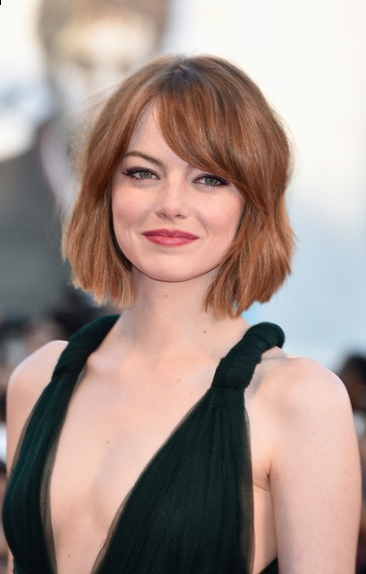
#> input picture B_Vision/C_Theory_Implementations/images/4.jpg, 366 x 574 px
$ python canny.py --image images/4.jpg
#> lines starting #> are read from the running program, lines starting #| are printed output that depends on the picture; after the words box and inside, x2 and y2 are one past the last pixel; in counts of white or black regions, pixels touching at a corner belong together
#> further down, image is the input picture: shape (574, 366, 3); mean B, G, R 138.2, 145.5, 164.8
### B_Vision/C_Theory_Implementations/gaussian_blur.py
import numpy as np
import cv2
import argparse
import matplotlib.pyplot as plt
import math
from B_Vision.C_Theory_Implementations.convolution import convolution
from Logging.Logging import info_log, error_log, warning_log, output_log


def dnorm(x, mu, sd):
    return 1 / (np.sqrt(2 * np.pi) * sd) * np.e ** (-np.power((x - mu) / sd, 2) / 2)


def gaussian_kernel(size, sigma=1, verbose=False):
#> called with size = 9, sigma = 3, verbose = False
    info_log("gaussian_kernel()")

    kernel_1D = np.linspace(-(size // 2), size // 2, size)
    for i in range(size):
        kernel_1D[i] = dnorm(kernel_1D[i], 0, sigma)
    kernel_2D = np.outer(kernel_1D.T, kernel_1D.T)

    kernel_2D *= 1.0 / kernel_2D.max()

    if verbose:
        plt.imshow(kernel_2D, interpolation='none', cmap='gray')
        plt.title("Image")
        plt.show()

    return kernel_2D


def gaussian_blur(image, kernel_size, verbose=False):
    info_log("gaussian_blur()")
    kernel = gaussian_kernel(kernel_size, sigma=math.sqrt(kernel_size), verbose=verbose)
    return convolution(image, kernel, average=True, verbose=verbose)


# [8 lines that do not run on import are left out]

### B_Vision/C_Theory_Implementations/convolution.py
import numpy as np
import cv2
from Logging.Logging import info_log, error_log, warning_log, output_log
import matplotlib.pyplot as plt


def convolution(image, kernel, average=False, verbose=False):
#> called with kernel = array of shape (9, 9), average = True, verbose = False
    info_log("convolution()")

    if len(image.shape) == 3:
        warning_log("Found 3 Channels : {}".format(image.shape))
        image = cv2.cvtColor(image, cv2.COLOR_BGR2GRAY)
#> image: shape (574, 366)
        info_log("Converted to Gray Channel. Size : {}".format(image.shape))
    else:
        info_log("Image Shape : {}".format(image.shape))

    info_log("Kernel Shape : {}".format(kernel.shape))

    if verbose:
        plt.imshow(image, cmap='gray')
        plt.title("Image")
        plt.show()

    image_row, image_col = image.shape
#> image_row = 574; image_col = 366
    kernel_row, kernel_col = kernel.shape

    output = np.zeros(image.shape)

    pad_height = int((kernel_row - 1) / 2)
    pad_width = int((kernel_col - 1) / 2)

    padded_image = np.zeros((image_row + (2 * pad_height), image_col + (2 * pad_width)))

    padded_image[pad_height:padded_image.shape[0] - pad_height, pad_width:padded_image.shape[1] - pad_width] = image

    if verbose:
        plt.imshow(padded_image, cmap='gray')
        plt.title("Padded Image")
        plt.show()

    for row in range(image_row):
        for col in range(image_col):
            output[row, col] = np.sum(kernel * padded_image[row:row + kernel_row, col:col + kernel_col])
            if average:
                output[row, col] /= kernel.shape[0] * kernel.shape[1]

    output_log("Output Image size : {}".format(output.shape))

    if verbose:
        plt.imshow(output, cmap='gray')
        plt.title("Output Image")
        plt.show()

    return output

### B_Vision/C_Theory_Implementations/sobel.py
import numpy as np
import cv2
import argparse
import matplotlib.pyplot as plt
from B_Vision.C_Theory_Implementations.convolution import convolution
from Logging.Logging import info_log, error_log, warning_log, output_log
from B_Vision.C_Theory_Implementations.gaussian_blur import gaussian_blur


def sobel_edge_detection(image, filter, convert_to_degree=False, verbose=False):
    info_log("sobel_edge_detection()")

    new_image_x = convolution(image, filter, verbose)

    if verbose:
        plt.imshow(new_image_x, cmap='gray')
        plt.title("Horizontal Edge")
        plt.show()

    new_image_y = convolution(image, np.flip(filter.T, axis=0), verbose)
#> call 3 of convolution, with kernel = array of shape (3, 3), average = False, verbose = False
#> after the loop in convolution (call 3), `for row in range(image_row):`:
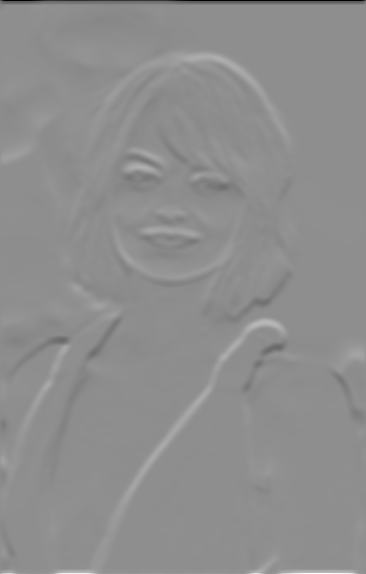
#> output: shape (574, 366) float64; min -379.7, max 300.2, mean 0.3; drawn with min black and max white

    if verbose:
        plt.imshow(new_image_y, cmap='gray')
        plt.title("Vertical Edge")
        plt.show()

    gradient_magnitude = np.sqrt(np.square(new_image_x) + np.square(new_image_y))

    gradient_magnitude *= 255.0 / gradient_magnitude.max()

    if verbose:
        plt.imshow(gradient_magnitude, cmap='gray')
        plt.title("Gradient Magnitude")
        plt.show()

    gradient_direction = np.arctan2(new_image_y, new_image_x)

    if convert_to_degree:
        gradient_direction = np.rad2deg(gradient_direction)
        gradient_direction += 180

    return gradient_magnitude, gradient_direction


# [10 lines that do not run on import are left out]

### Logging/Logging.py
from colorama import Fore, Back, Style, init


def info_log(msg):
    print(Fore.CYAN + "[INFO]", end=" ")
    print(msg)


def output_log(msg):
    print(Fore.GREEN + "[OUTPUT]", end=" ")
    print(msg)


def warning_log(msg):
    print(Fore.BLUE + "[WARNING]", end=" ")
    print(msg)


def error_log(msg):
    print(Fore.RED + "[ERROR]", end=" ")
    print(msg)

### B_Vision/C_Theory_Implementations/canny.py
import numpy as np
import cv2
import argparse

from B_Vision.C_Theory_Implementations.sobel import sobel_edge_detection
from B_Vision.C_Theory_Implementations.gaussian_blur import gaussian_blur
from Logging.Logging import info_log
import matplotlib.pyplot as plt


def non_max_suppression(gradient_magnitude, gradient_direction, verbose):
#> called with verbose = False
    info_log("non_max_suppression()")

    image_row, image_col = gradient_magnitude.shape
#> image_row = 574; image_col = 366

    output = np.zeros(gradient_magnitude.shape)

    PI = 180

    for row in range(1, image_row - 1):
        for col in range(1, image_col - 1):
            direction = gradient_direction[row, col]

            # (0 - PI/8 and 15PI/8 - 2PI)
            if (0 <= direction < PI / 8) or (15 * PI / 8 <= direction <= 2 * PI):
                before_pixel = gradient_magnitude[row, col - 1]
                after_pixel = gradient_magnitude[row, col + 1]

            elif (PI / 8 <= direction < 3 * PI / 8) or (9 * PI / 8 <= direction < 11 * PI / 8):
                before_pixel = gradient_magnitude[row + 1, col - 1]
                after_pixel = gradient_magnitude[row - 1, col + 1]

            elif (3 * PI / 8 <= direction < 5 * PI / 8) or (11 * PI / 8 <= direction < 13 * PI / 8):
                before_pixel = gradient_magnitude[row - 1, col]
                after_pixel = gradient_magnitude[row + 1, col]

            else:
                before_pixel = gradient_magnitude[row - 1, col - 1]
                after_pixel = gradient_magnitude[row + 1, col + 1]

            if gradient_magnitude[row, col] >= before_pixel and gradient_magnitude[row, col] >= after_pixel:
                output[row, col] = gradient_magnitude[row, col]
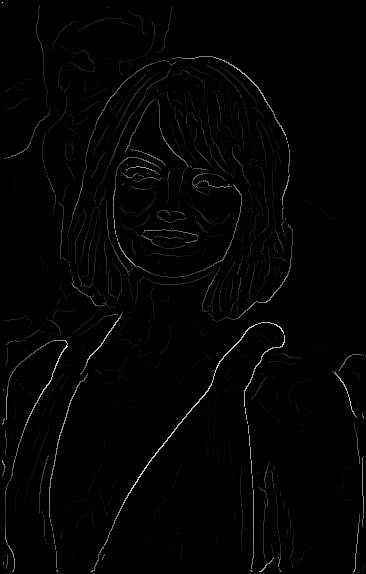
#> output: shape (574, 366) float64; min 0, max 98.49, mean 1.3; drawn with min black and max white

    if verbose:
        plt.imshow(output, cmap='gray')
        plt.title("Non Max Suppression")
        plt.show()

    return output


def threshold(image, low, high, weak, verbose=False):
#> called with low = 4, high = 10, weak = 50, verbose = False
    info_log("threshold()")

    output = np.zeros(image.shape)

    strong = 255

    strong_row, strong_col = np.where(image >= high)
#> strong_row = 7255 values from 2 to 571; strong_col = 7255 values, max 363 at index 5150, min 2 at index 0, mean 163.3
    weak_row, weak_col = np.where((image <= high) & (image >= low))
#> weak_row = 3702 values from 6 to 570; weak_col = 3702 values, max 363 at index 3696, min 5 at index 777, mean 163

    output[strong_row, strong_col] = strong
    output[weak_row, weak_col] = weak

    if verbose:
        plt.imshow(output, cmap='gray')
        plt.title("threshold")
        plt.show()

    return output


def hysteresis(image, weak):
#> called with weak = 50
    info_log("hysteresis")
    image_row, image_col = image.shape
#> image_row = 574; image_col = 366

    top_to_bottom = image.copy()

    for row in range(1, image_row):
        for col in range(1, image_col):
            if top_to_bottom[row, col] == weak:
                if top_to_bottom[row, col + 1] == 255 or top_to_bottom[row, col - 1] == 255 or top_to_bottom[row - 1, col] == 255 or top_to_bottom[
                    row + 1, col] == 255 or top_to_bottom[
                    row - 1, col - 1] == 255 or top_to_bottom[row + 1, col - 1] == 255 or top_to_bottom[row - 1, col + 1] == 255 or top_to_bottom[
                    row + 1, col + 1] == 255:
                    top_to_bottom[row, col] = 255
                else:
                    top_to_bottom[row, col] = 0
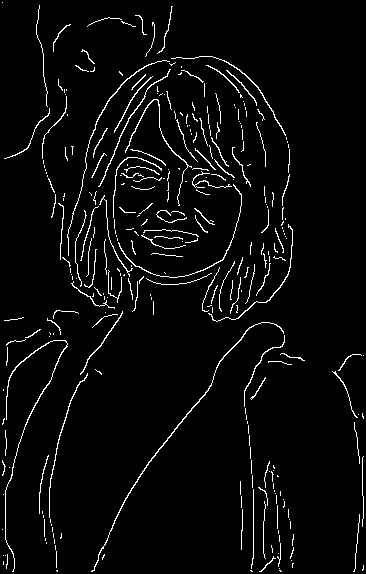
#> top_to_bottom: shape (574, 366) float64; 3.9% white in thin lines or dots

    bottom_to_top = image.copy()

    for row in range(image_row - 1, 0, -1):
        for col in range(image_col - 1, 0, -1):
            if bottom_to_top[row, col] == weak:
                if bottom_to_top[row, col + 1] == 255 or bottom_to_top[row, col - 1] == 255 or bottom_to_top[row - 1, col] == 255 or bottom_to_top[
                    row + 1, col] == 255 or bottom_to_top[
                    row - 1, col - 1] == 255 or bottom_to_top[row + 1, col - 1] == 255 or bottom_to_top[row - 1, col + 1] == 255 or bottom_to_top[
                    row + 1, col + 1] == 255:
                    bottom_to_top[row, col] = 255
                else:
                    bottom_to_top[row, col] = 0
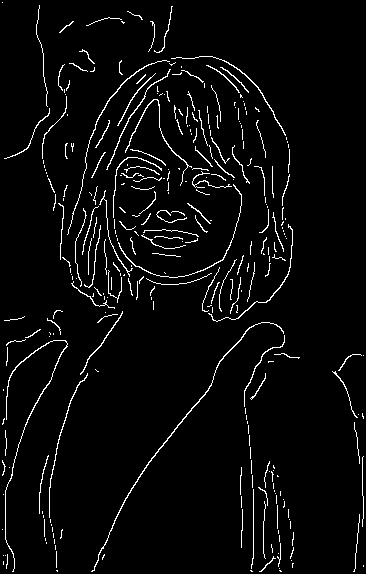
#> bottom_to_top: shape (574, 366) float64; 3.9% white in thin lines or dots

    right_to_left = image.copy()

    for row in range(1, image_row):
        for col in range(image_col - 1, 0, -1):
            if right_to_left[row, col] == weak:
                if right_to_left[row, col + 1] == 255 or right_to_left[row, col - 1] == 255 or right_to_left[row - 1, col] == 255 or right_to_left[
                    row + 1, col] == 255 or right_to_left[
                    row - 1, col - 1] == 255 or right_to_left[row + 1, col - 1] == 255 or right_to_left[row - 1, col + 1] == 255 or right_to_left[
                    row + 1, col + 1] == 255:
                    right_to_left[row, col] = 255
                else:
                    right_to_left[row, col] = 0
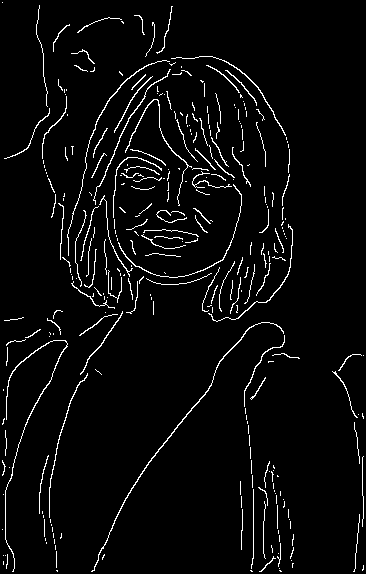
#> right_to_left: shape (574, 366) float64; 3.9% white in thin lines or dots

    left_to_right = image.copy()

    for row in range(image_row - 1, 0, -1):
        for col in range(1, image_col):
            if left_to_right[row, col] == weak:
                if left_to_right[row, col + 1] == 255 or left_to_right[row, col - 1] == 255 or left_to_right[row - 1, col] == 255 or left_to_right[
                    row + 1, col] == 255 or left_to_right[
                    row - 1, col - 1] == 255 or left_to_right[row + 1, col - 1] == 255 or left_to_right[row - 1, col + 1] == 255 or left_to_right[
                    row + 1, col + 1] == 255:
                    left_to_right[row, col] = 255
                else:
                    left_to_right[row, col] = 0
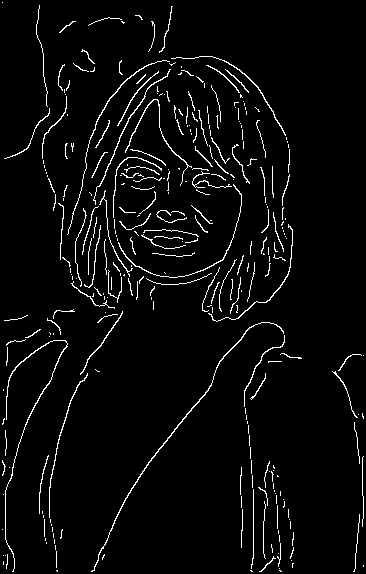
#> left_to_right: shape (574, 366) float64; 3.9% white in thin lines or dots

    final_image = top_to_bottom + bottom_to_top + right_to_left + left_to_right

    final_image[final_image > 255] = 255
#> final_image: shape (574, 366) float64; 4.2% white in thin lines or dots

    return final_image


if __name__ == '__main__':
    ap = argparse.ArgumentParser()
    ap.add_argument("-i", "--image", required=True, help="Path to the image")
    ap.add_argument("-v", "--verbose", type=bool, default=False, help="Path to the image")
    args = vars(ap.parse_args())

    image = cv2.imread(args["image"])

    blurred_image = gaussian_blur(image, kernel_size=9, verbose=False)

    edge_filter = np.array([[-1, 0, 1], [-2, 0, 2], [-1, 0, 1]])

    gradient_magnitude, gradient_direction = sobel_edge_detection(blurred_image, edge_filter, convert_to_degree=True, verbose=args["verbose"])

    new_image = non_max_suppression(gradient_magnitude, gradient_direction, verbose=args["verbose"])

    weak = 50

    new_image = threshold(new_image, 4, 10, weak=weak, verbose=args["verbose"])

    new_image = hysteresis(new_image, weak)

    plt.imshow(new_image, cmap='gray')
    plt.title("Canny Edge Detector")
    plt.show()

    image = cv2.cvtColor(image, cv2.COLOR_BGR2GRAY)
    new_image = cv2.Canny(image, 140, 220)
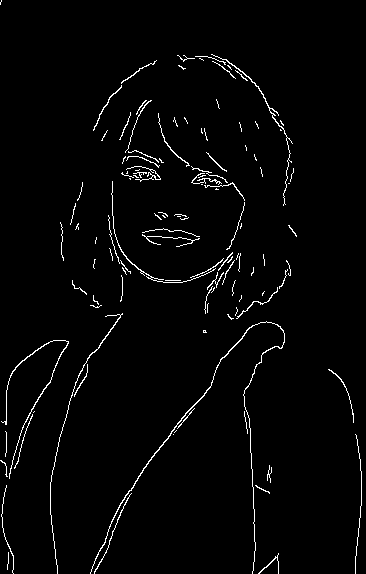
#> new_image: shape (574, 366); 2.3% white in thin lines or dots
    plt.imshow(new_image, cmap='gray')
    plt.title("Canny Edge Detector - cv2")
    plt.show()

$ run again, on B_Vision/C_Theory_Implementations/images/img01.jpg
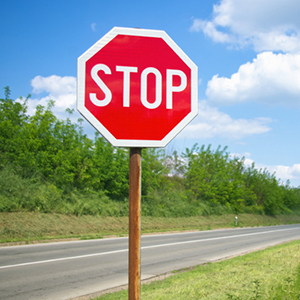
#> input picture B_Vision/C_Theory_Implementations/images/img01.jpg, 300 x 300 px
#> image is the input picture: shape (300, 300, 3); mean B, G, R 142.5, 152, 147.4
#> image: shape (300, 300)
#> padded_image: shape (302, 302) float64
#> strong_row = 5671 values from 6 to 295; strong_col = 5671 values, max 297 at index 3479, min 4 at index 1566, mean 138.3
#> weak_row = 3941 values from 5 to 294; weak_col = 3941 values, max 294 at index 1512, min 4 at index 387, mean 155.1
#> after the loop in hysteresis, `for row in range(1, image_row):`:
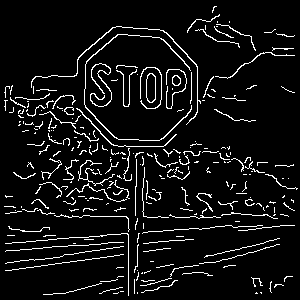
#> top_to_bottom: shape (300, 300) float64; 7.2% white in thin lines or dots
#> `new_image = cv2.Canny(image, 140, 220)`:
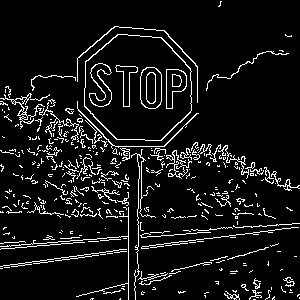
#> new_image: shape (300, 300); 8.2% white in thin lines or dots

$ run again, on B_Vision/C_Theory_Implementations/images/coins.png
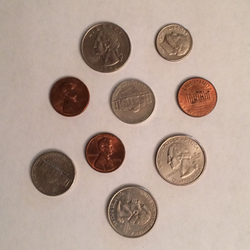
#> input picture B_Vision/C_Theory_Implementations/images/coins.png, 250 x 250 px
#> image is the input picture: shape (250, 250, 3); mean B, G, R 147.7, 159.9, 180.7
#> image: shape (250, 250)
#> padded_image: shape (252, 252) float64
#> strong_row = 2187 values from 21 to 238; strong_col = 2187 values, max 217 at index 690, min 29 at index 1590, mean 136.6
#> weak_row = 1089 values from 32 to 232; weak_col = 1089 values, max 211 at index 415, min 42 at index 675, mean 129.4
#> `new_image = cv2.Canny(image, 140, 220)`:
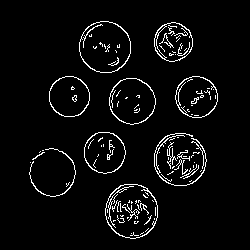
#> new_image: shape (250, 250); 4.6% white in thin lines or dots, all inside (x1, y1, x2, y2) = (29, 21, 218, 239)
